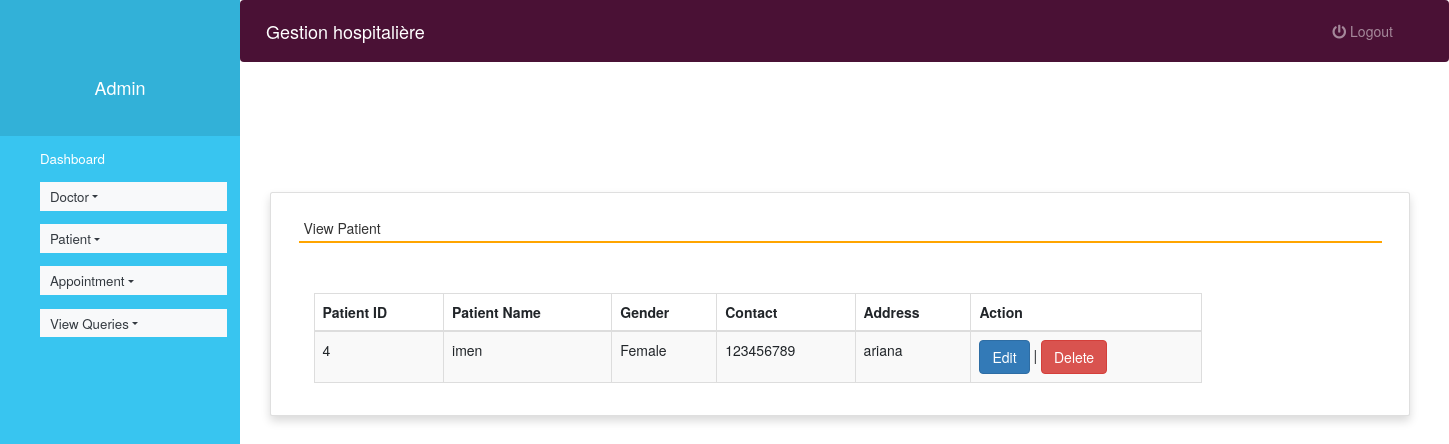
/view_patient (signed in), run on the app's committed database.
### hospital/models.py (models this page shows, shortened)
class Patient(models.Model):
    name = models.CharField(max_length=50)
    gender = models.CharField(max_length=10)
    mobile = models.IntegerField(null=True)
    address = models.CharField(max_length=50)
    class Meta:
        app_label = 'hospital'

### hospital/views.py (the view)
# urls.py: path('view_patient', view_patient, name='view_patient'),
def view_patient(request):
    if not request.user.is_staff:
        return redirect('login')
    pat = Patient.objects.all()
    d = {'pat':pat}
    return render(request,'view_patient.html', d)

### hospital/templates/view_patient.html (shortened to what this page needs)
{% extends 'admin_nav.html' %}
{% load static %}
{% block content %}
<head>
  <link rel="stylesheet" href="https://maxcdn.bootstrapcdn.com/bootstrap/3.4.1/css/bootstrap.min.css">
  <link rel="stylesheet" href="https://use.fontawesome.com/releases/v5.6.3/css/all.css">
</head>
<br><br><br><br>
<div class="container card shadow m-5">
    <div class="card-body">
        <h5 class="p-2" style="border-bottom: 2px solid orange">View Patient</h5>
		<div class="container mt-5">
		<table id="example" class="table table-striped table-bordered" style="width:80%">
			<thead>
				<tr>
					<th>Patient ID</th>
					<th>Patient Name</th>
                    <th>Gender</th>
					<th>Contact</th>
					<th>Address</th>
                    <th>Action</th>
				</tr>
			</thead>
			<tbody>
            {% for i in pat %}
			<tr>
				<td>{{i.id}}</td>
				<td>{{i.name}}</td>
				<td>{{i.gender}}</td>
				<td>{{i.mobile}}</td>
				<td>{{i.address}}</td>
				<td><a href="{% url 'edit_patient' i.id %}" class="btn btn-primary">Edit</a> |
					<a href="{% url 'delete_patient' i.id %}" onclick="return confirm('Are you ready to delete this record ?')" class="btn btn-danger">Delete</a></td>
			</tr>
			{% endfor %}
			</tbody>
		</table>
	 </div>
	</div>
</div>
{% endblock content %}<!--

### hospital/templates/admin_nav.html (style rules this page uses)
a:link { text-decoration: none; }
a { color: white; }
body { padding-left: 240px; }

### data on the page
Patient: id "4", name "imen", gender "Female", mobile "123456789", address "ariana"
